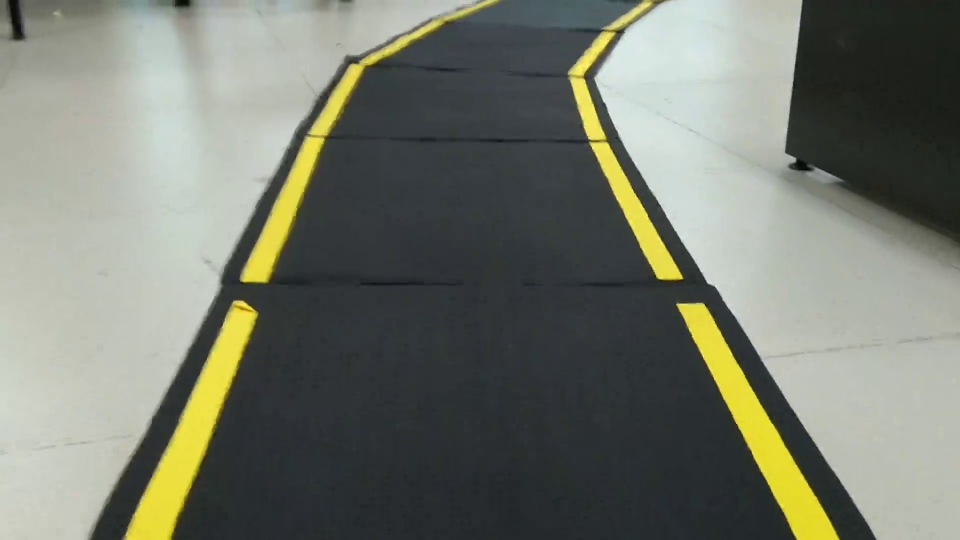
//> input picture frame 116 of Image_Processing_Approach/test4.mp4, 1920 x 1080 px (shown at 1/2 size)
$ ./result   (built with g++ and OpenCV 4)
//> lines starting //> are read from the running program, lines starting //| are printed output that depends on the picture; after the words box and inside, x2 and y2 are one past the last pixel; in counts of white or black regions, pixels touching at a corner belong together
#include "opencv2/objdetect/objdetect.hpp"
#include "opencv2/highgui/highgui.hpp"
#include "opencv2/imgproc/imgproc.hpp"
#include <iostream>
#include <stdio.h>

using namespace std;
using namespace cv;

//intrinsic and extrinsic parametrs
float camera_matrix[9] = {819.752611, 0.000000, 329.461908, 0.000000, 819.011546, 245.006332, 0.000000, 0.000000, 1.000000};
Mat intrinsic = Mat(3, 3, CV_32FC1, camera_matrix);

float dist_matrix[5] = {0.066489, 0.117170, 0.00383, 0.018518, 0.000000};
Mat distCoeffs = Mat(1, 5, CV_32FC1, dist_matrix);

float projection_matrix[12] = {836.864685, 0.000000, 336.647743, 0.000000, 0.000000, 845.784973, 246.055352, 0.000000, 0.000000, 0.000000, 1.000000, 0.000000};
Mat proj_matrix = Mat(3, 4, CV_32FC1, projection_matrix);

// Input Quadilateral or Image plane coordinates
Point2f inputQuadPoints[4];
// Output Quadilateral or World plane coordinates
Point2f outputQuadPoints[4];
// Lambda Matrix
Mat lambda( 2, 4, CV_32FC1 );


//**********************************

void fitPoly(const vector <Point> &src,Mat &dst, int order){

try
{

    Mat src_x = Mat(src.size(), 1, CV_32FC1);
    Mat src_y = Mat(src.size(), 1, CV_32FC1);
    for (int i = 0; i < src.size(); i++){
        src_x.at<float>(i, 0) = (float)src[i].x;
        src_y.at<float>(i, 0) = (float)src[i].y;
    }

Mat X;
X = Mat::zeros(src_x.rows, order+1,CV_32FC1);
Mat copy;

//change type of copy
copy.convertTo(copy,CV_32FC1);

for(int i = 0; i <=order;i++)
{
copy = src_x.clone();
pow(copy,i,copy);


Mat M1;

//change type
M1.convertTo(M1,CV_32FC1);

M1 = X.col(i);
copy.col(0).copyTo(M1);
}
Mat X_t, X_inv;
X_inv.convertTo(X_inv,CV_32FC1);
X_t.convertTo(X_t,CV_32FC1);

transpose(X,X_t);

Mat temp;
temp.convertTo(temp,CV_32FC1);
temp = X_t*X;
Mat temp2;
temp2.convertTo(temp2,CV_32FC1);
invert(temp,temp2);

Mat temp3;
temp3.convertTo(temp3,CV_32FC1);

temp3 = temp2*X_t;

Mat W;
W.convertTo(W,CV_32FC1);
W = temp3*src_y;

dst = W.clone();

}
catch (cv::Exception const & e)
{
  //std::cerr<<"OpenCV exception: "<<e.what()<<std::endl;
}

 }

int main(int argc, char* argv[])
{

     VideoCapture cap("/home/pranay/Final_Year_Project/video/test4.mp4"); // open the default camera
     //VideoCapture cap(0); // open the default camera
     if(!cap.isOpened())  // check if we succeeded
        return -1;

     cap.set(CV_CAP_PROP_FRAME_WIDTH,1280);//640
     cap.set(CV_CAP_PROP_FRAME_HEIGHT,720);//480


     Mat input, output, output_gray , threshold_lab, image_lab;


     //for initialization
     cap >> input;
//> input is the input picture: 1080 rows x 1920 cols, CV_8UC3; mean B, G, R 109.3, 121.4, 117.6
     int height = input.size().height, width = input.size().width;
     cout<<"height = "<<height<<" width = "<<width;
//| height = 1080 width = 1920


     //get the perspective transform matrix
     lambda = Mat::zeros( input.rows, input.cols, input.type() );
     // The 4 points that select quadilateral on the input , from top-left in clockwise order
     // These four pts are the sides of the rect box used as input
     inputQuadPoints[0] = Point2f( 0.25 * input.size().width,0.45 * input.size().height);
     inputQuadPoints[1] = Point2f( 0.75 * input.size().width,0.45 * input.size().height);
     inputQuadPoints[2] = Point2f( 0.1 * input.size().width,1 * input.size().height);
     inputQuadPoints[3] = Point2f( 0.9 * input.size().width,1 * input.size().height);
     // The 4 points where the mapping is to be done , from top-left in clockwise order
     outputQuadPoints[0] = Point2f( 0,0 );
     outputQuadPoints[1] = Point2f( input.cols,0);
     outputQuadPoints[2] = Point2f( 0,input.rows);
     outputQuadPoints[3] = Point2f( input.cols,input.rows  );

     // Get the Perspective Transform Matrix i.e. lambda
     lambda = getPerspectiveTransform( inputQuadPoints, outputQuadPoints );

     cout<<"\n"<<lambda<<"\n";
//| [3.928571428571429, 1.904761904761904, -2811.428571428572;
//|  2.631639762074445e-16, 5.714285714285714, -2777.142857142857;
//|  -2.776101468590438e-19, 0.001984126984126985, 1]

     Mat input_distorted;
   while (true)
     {

          cap >> input_distorted;
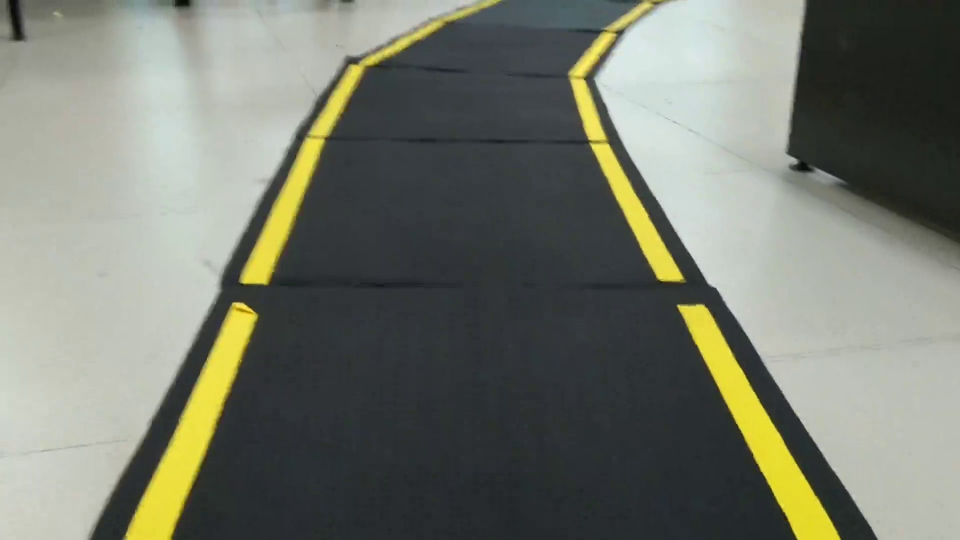
//> input picture frame 117 of Image_Processing_Approach/test4.mp4, 1920 x 1080 px (shown at 1/2 size)
//> input_distorted is the input picture: 1080 rows x 1920 cols, CV_8UC3; mean B, G, R 109.5, 121.7, 118

          //if frame is empty then break loop
          if (input_distorted.empty())
          {
              break;
          }
          //undistort(input_distorted, input, intrinsic, distCoeffs);
          warpPerspective(input,output,lambda,output.size() );


          //put circle on input image
          circle(input, Point2f(0.25 * input.size().width,0.45 * input.size().height), 5, cv::Scalar(0, 0, 255), 1 , 8, 0);
//> input: 1080 rows x 1920 cols, CV_8UC3; 28 pixels changed, all inside (x1, y1, x2, y2) = (475, 481, 486, 492)
          circle(input, Point2f(0.75 * input.size().width,0.45 * input.size().height), 5, cv::Scalar(0, 0, 255), 1 , 8, 0);
//> input: 1080 rows x 1920 cols, CV_8UC3; mean B, G, R 109.3, 121.4, 117.6
          circle(input, Point2f( 0.1 * input.size().width,1 * input.size().height), 5, cv::Scalar(0, 0, 255), 1 , 8, 0);
//> input: 1080 rows x 1920 cols, CV_8UC3; mean B, G, R 109.3, 121.4, 117.6
          circle(input, Point2f(0.9 * input.size().width,1 * input.size().height), 5, cv::Scalar(0, 0, 255), 1 , 8, 0);
//> input: 1080 rows x 1920 cols, CV_8UC3; mean B, G, R 109.3, 121.4, 117.6

          //convert to LAB space
          cvtColor(output, image_lab, CV_BGR2Lab);
//> image_lab: 1080 rows x 1920 cols, CV_8UC3; mean of channels 0, 1, 2 73.9, 125.2, 134.1

          inRange(image_lab, cv::Scalar(0, 108, 0), cv::Scalar(255,255,154), threshold_lab);
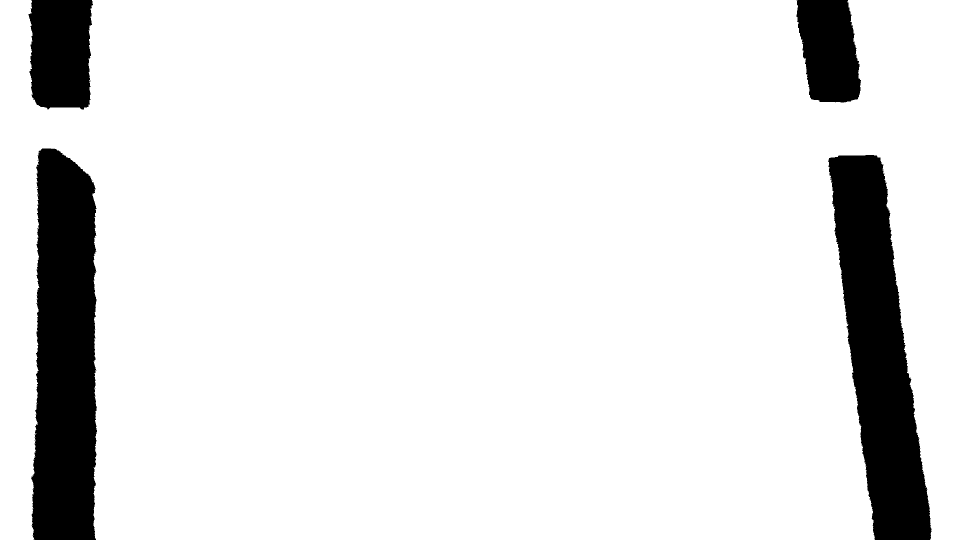
//> threshold_lab: 1080 rows x 1920 cols, CV_8UC1 (shown at 1/2 size); 89.3% white; 13 black regions (9 under 20 px), largest, box (x1, y1, x2, y2) and area: (62, 297, 194, 1080) 89370, (1656, 310, 1863, 1080) 85465, (57, 0, 186, 219) 25146, (1593, 0, 1722, 205) 21199


          ///****************test***********
          Mat tst;
          cvtColor( input, tst,CV_BGR2Lab);
//> tst: 1080 rows x 1920 cols, CV_8UC3; mean of channels 0, 1, 2 124.5, 124.9, 133.4

          inRange(tst, Scalar(0, 108, 0), Scalar(255,255,154), tst);
//> tst: 1080 rows x 1920 cols, CV_8UC1; 94.1% white; 52 black regions (46 under 20 px), largest, box (x1, y1, x2, y2) and area: (246, 600, 518, 1080) 37906, (1352, 606, 1680, 1080) 36068, (480, 0, 998, 568) 26080, (1138, 0, 1366, 562) 22736, (475, 481, 486, 492) 28, (1435, 481, 1446, 492) 28

          ///****************************

          bitwise_not ( threshold_lab, threshold_lab);
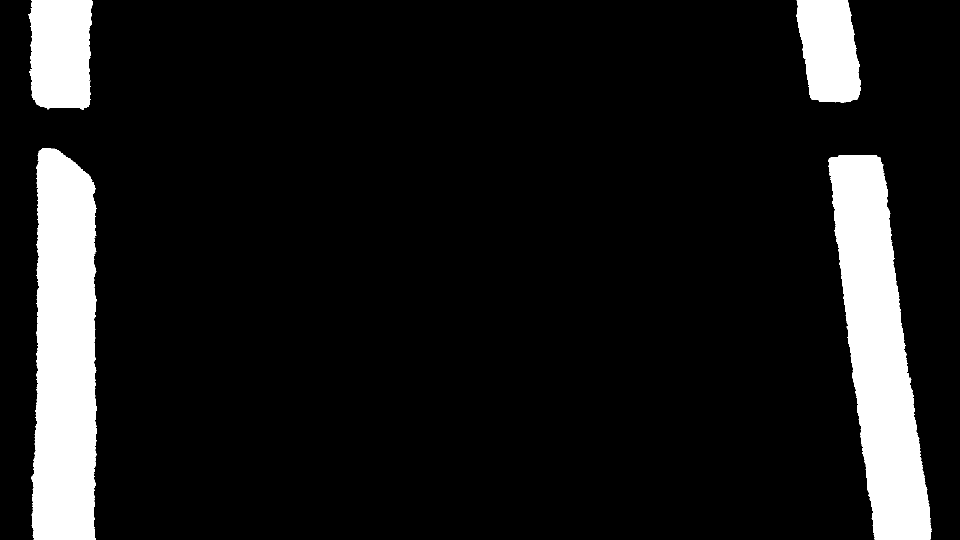
//> threshold_lab: 1080 rows x 1920 cols, CV_8UC1 (shown at 1/2 size); 10.7% white; 13 white regions (9 under 20 px), largest, box (x1, y1, x2, y2) and area: (62, 297, 194, 1080) 89370, (1656, 310, 1863, 1080) 85465, (57, 0, 186, 219) 25146, (1593, 0, 1722, 205) 21199

          int height = threshold_lab.size().height, width = threshold_lab.size().width;

          //declare without size
          vector<int> ColumnSum;

          Mat histogram(height,width, CV_8UC1, Scalar(0));

          reduce(threshold_lab, ColumnSum, 0, CV_REDUCE_SUM, CV_32S);
//> ColumnSum = 1920 values, max 255510 at index 95, min 0 at index 0, mean 29376.7

          int lefty_max=0, righty_max=0,midpoint,leftx_index,rightx_index,nwindows=9,margin=150,minpix=1;
          midpoint = width/2;


          for(int i=0;i<ColumnSum.size();i++)
           {

              ColumnSum[i] = (ColumnSum[i]/255);
              //cout<<"columnSum[i] "<<columnSum[i]<<" i= "<<i<<"\n";
             if(ColumnSum[i] <1080 && i < 1920)
            {


                histogram.at<uchar>(ColumnSum[i], i, 0) = 255;
                circle(histogram, Point2f(i,ColumnSum[i]), 5, cv::Scalar(255, 255, 255), 5 , 8, 0);

                if(i<midpoint && ColumnSum[i]>lefty_max)
              {
                lefty_max = ColumnSum[i];
                leftx_index = i;
              }
              else if(i>=midpoint && ColumnSum[i]>righty_max)
              {
                righty_max = ColumnSum[i];
                rightx_index = i;
              }

            }

           }
//> this loop made 1920 passes
//> lefty_max on passes 58 to 65: 3, 7, 14, 24, 50, 93, 155, 210
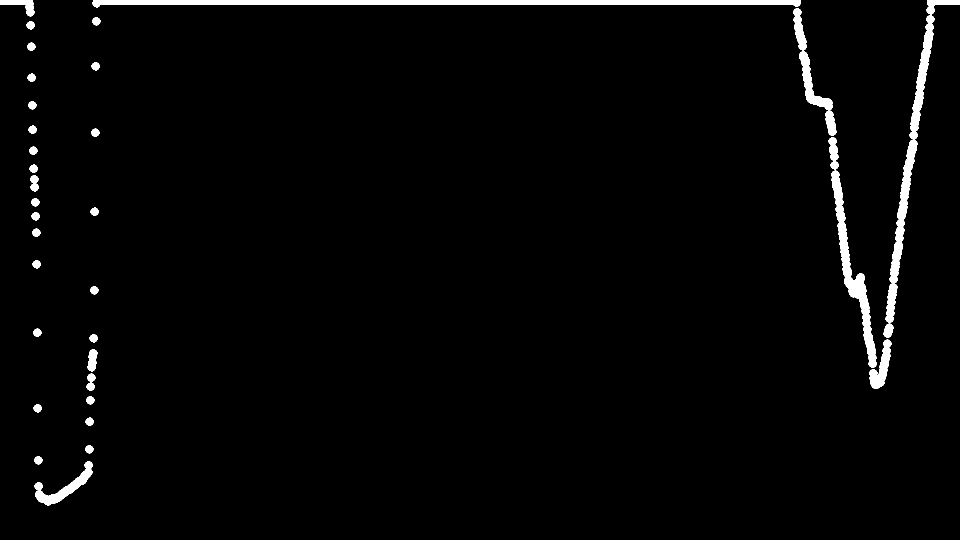
//> histogram: 1080 rows x 1920 cols, CV_8UC1 (shown at 1/2 size); 2.3% white; 38 white regions, largest, box (x1, y1, x2, y2) and area: (185, 0, 1602, 15) 12856, (1771, 30, 1869, 646) 9498, (1662, 341, 1754, 736) 7055
//> after the loop, ColumnSum = 1920 values, max 1002 at index 95, min 0 at index 0, mean 115.2; lefty_max = 1002; leftx_index = 95; righty_max = 769; rightx_index = 1750


          int window_height = height/nwindows;

          flip(histogram, histogram, 0);
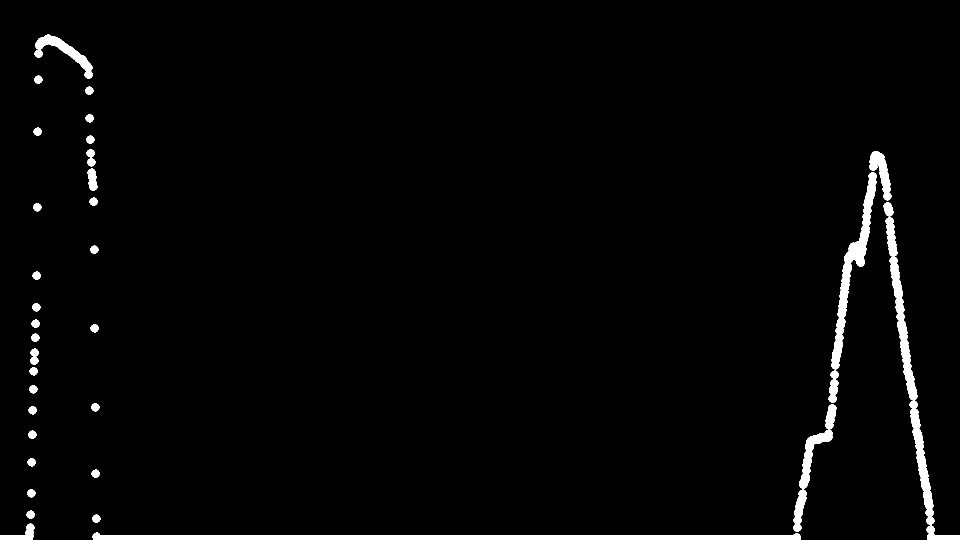
//> histogram: 1080 rows x 1920 cols, CV_8UC1 (shown at 1/2 size); 2.3% white; 38 white regions, largest, box (x1, y1, x2, y2) and area: (185, 1065, 1602, 1080) 12856, (1771, 434, 1869, 1050) 9498, (1662, 344, 1754, 739) 7055

          vector<Point> nonZeroCoordinates(height*width);

          // calculates position values x,y of non zero points in threshold_lab binary image
          findNonZero(threshold_lab, nonZeroCoordinates);
//> nonZeroCoordinates = 221189 items
          //access pixel coordinates

          int leftx_current,rightx_current;

          leftx_current = leftx_index;
//> leftx_current = 95
          rightx_current = rightx_index;
//> rightx_current = 1750

          //dont declare sizes of vector
          vector<Point> left_lane_inds;
          vector<Point> right_lane_inds;

          int win_y_low, win_y_high,win_xleft_low,win_xleft_high,win_xright_low,win_xright_high, last_mean_right=rightx_index,last_mean_left=leftx_index,test;
//> last_mean_right = 1750; last_mean_left = 95
          bool draw_windows = true;
          Mat window_left,window_right;
          Rect roi_left,roi_right;


    for(int window=0;window<nwindows;window++)
      {
        // Identify window boundaries in x and y (and right and left)
        win_y_low = height - (window+1)*window_height;
        win_y_high = height - window*window_height;
        win_xleft_low = leftx_current - margin;
        win_xleft_high = leftx_current + margin;
        win_xright_low = rightx_current - margin;
        win_xright_high = rightx_current + margin;

   // [10 lines of commented-out code are left out]
        roi_left.x = win_xleft_low;
        roi_left.y = win_y_low;
        if(roi_left.x < 0)
        {
          roi_left.x = 0;
        }


        roi_left.width = win_xleft_high - win_xleft_low;  //= 2*margin
        roi_left.height = win_y_high - win_y_low;   //window height


        window_left = threshold_lab(roi_left); //select left window image in window_left


        //for storing non zero coordinates in left window
        vector<Point> nonZero_leftwindow(roi_left.width*roi_left.height);

        //get count of searched non zero coordinates in left window
        int count_left = countNonZero(window_left);


        if(count_left > 0)
         {
           //draw window when required and when count_left > 0
           if(draw_windows == true )
            {
            rectangle(threshold_lab, Point(win_xleft_low,win_y_low), Point(win_xleft_high,win_y_high), Scalar(255,255,255), 1);
            }

           //finds non zero points in left window
           findNonZero(window_left, nonZero_leftwindow);

           //add initial position because window and image dimension are different
           for (int i = 0; i < nonZero_leftwindow.size(); ++i)
           {
            nonZero_leftwindow[i].x = nonZero_leftwindow[i].x + roi_left.x;
            nonZero_leftwindow[i].y = nonZero_leftwindow[i].y + roi_left.y;
           }


           // [4 lines of commented-out code are left out]
           left_lane_inds.insert(left_lane_inds.end(),nonZero_leftwindow.begin(),nonZero_leftwindow.end());
          // cout<<"final left_lane_inds size: "<<left_lane_inds.size()<<"\n";
           //cout<<"nonZero_leftwindow size: "<<nonZero_leftwindow.size()<<"\n";
         }


        //window right side non zero
        roi_right.x = win_xright_low;
        roi_right.y = win_y_low;
        if(roi_right.x > width)
        {
          roi_right.x = width ;
        }

        roi_right.width = win_xright_high - win_xright_low;
        roi_right.height = win_y_high - win_y_low;


        //*******************
        //change roi_right.x  if required

        if(roi_right.x + roi_right.width > width)
        {
          roi_right.x  = width - roi_right.width;
        }

      //cout<<"roi_right.x "<< roi_right.x <<"roi_right.y" <<roi_right.y <<"\n";
      //cout<<"roi_right.width"<< roi_right.width <<"roi_right.height " <<roi_right.height<<"\n";


      //******************


      window_right = threshold_lab(roi_right);

      vector<Point> nonZero_rightwindow(roi_right.width * roi_right.height);

      int count_right = countNonZero(window_right);
      //cout<<"count_left "<<count_right;
      if(count_right > 0)
       {
        //draw window when required and when count_right > 0
        if(draw_windows == true)
          {
          rectangle(threshold_lab, Point(win_xright_low,win_y_low), Point(win_xright_high,win_y_high), Scalar(255,255,255), 1);
          }

        findNonZero(window_right, nonZero_rightwindow);
        //*****************

        for (int i = 0; i < nonZero_rightwindow.size(); ++i)
         {
          nonZero_rightwindow[i].x = nonZero_rightwindow[i].x + roi_right.x;
          nonZero_rightwindow[i].y = nonZero_rightwindow[i].y + roi_right.y;

         }


        right_lane_inds.insert(right_lane_inds.end(),nonZero_rightwindow.begin(),nonZero_rightwindow.end());
       }


      if(left_lane_inds.size() > minpix)
       {
        leftx_current = int(mean( nonZero_leftwindow)[0]);
        if (leftx_current==0)
        {
          leftx_current = last_mean_left;
        }
        else
        {
          last_mean_left = leftx_current;
        }
        //cout<<"mean left "<< int(mean( nonZero_leftwindow)[0])<<"\n";

       }
     if(right_lane_inds.size() > minpix)
       {
        rightx_current = int(mean( nonZero_rightwindow)[0]);
        if (rightx_current==0)
        {
          rightx_current = last_mean_right;
        }
        else
        {
          last_mean_right = rightx_current;
        }
        //cout<<"mean right "<< int(mean( nonZero_rightwindow)[0])<<"\n";
        //cout<<"mean right "<< rightx_current<<"\n";

       }

      }
//> this loop made 9 passes
//> (win_xleft_low, win_xleft_high, win_xright_low, win_xright_high, count_left, count_right, last_mean_left) on passes 1 to 8: (-55, 245, 1600, 1900, 14780, 13846, 127), (-23, 277, 1646, 1946, 14592, 13666, 131), (-19, 281, 1631, 1931, 14040, 13476, 133), (-17, 283, 1615, 1915, 13834, 13170, 133), (-17, 283, 1599, 1899, 13713, 13038, 133), (-17, 283, 1584, 1884, 13674, 13121, 133), (-17, 283, 1571, 1871, 4745, 5148, 121), (-29, 271, 1559, 1859, 10908, 8496, 123)
//> pass 1, `findNonZero(window_left, nonZero_leftwindow);`:
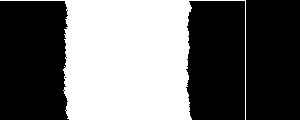
//> window_left: 120 rows x 300 cols, CV_8UC1; 41.7% white; 1 white region, box (x1, y1, x2, y2) and area: (0, 0, 246, 120) 15020
//> pass 1, `window_right = threshold_lab(roi_right);`:
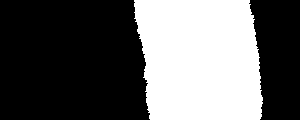
//> window_right: 120 rows x 300 cols, CV_8UC1; 38.5% white; 1 white region, box (x1, y1, x2, y2) and area: (134, 0, 263, 120) 13846
//> (the rest of the program and of its run is left out)
